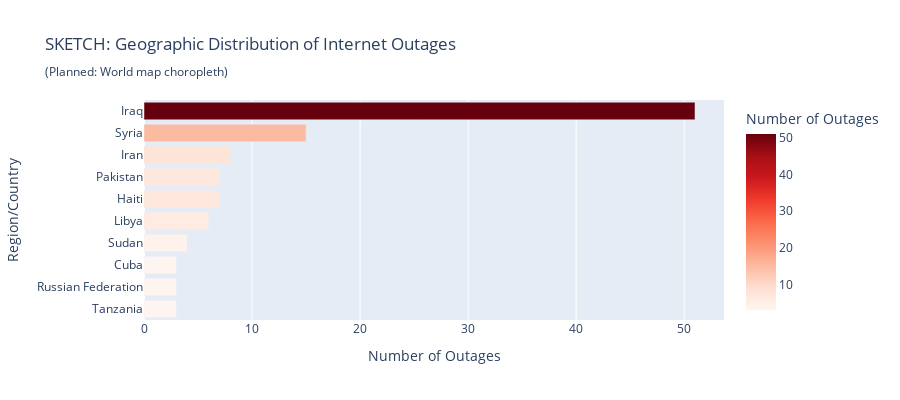

Notebook source saved alongside this figure:
### Code cell
# Step 3: Visualization Sketch Description
print("\n3. VISUALIZATION SKETCH PLAN:")
print("   PLANNED VISUALIZATION: World Choropleth Map")
print("   " + "-" * 50)
print("   Chart Type: Geographic choropleth map")
print("   Data Source: location_outages table (region + outage_count)")
print("   Visual Encoding:")
print("     - Geographic regions: Countries/territories")
print("     - Color intensity: Number of outages (darker = more outages)")
print("     - Color scale: Light yellow → Dark red")
print("   Interactive Features:")
print("     - Hover: Show country name + exact outage count")
print("     - Zoom: Allow map navigation")
print("   Alternative: Horizontal bar chart if map coordinates unavailable")

# Simple bar chart sketch for milestone demonstration
print("\n   Creating simple visualization sketch...")
top_10_regions = location_outages.head(10)

# Basic sketch visualization for milestone
sketch_viz = px.bar(top_10_regions,
                   x='outage_count',
                   y='annotations_locations_details_name',
                   orientation='h',
                   title='SKETCH: Geographic Distribution of Internet Outages<br><sub>(Planned: World map choropleth)</sub>',
                   labels={'outage_count': 'Number of Outages',
                          'annotations_locations_details_name': 'Region/Country'},
                   color='outage_count',
                   color_continuous_scale='Reds')

sketch_viz.update_layout(height=400, yaxis={'categoryorder':'total ascending'})
sketch_viz.show()

### Figure 1 — Plotly figure (JSON) as saved in the notebook; plotly's stock layout.template omitted (floating-point values rounded to 4 significant figures)
{"data": [{"hovertemplate": "Number of Outages=%{marker.color}<br>Region/Country=%{y}<extra></extra>", "legendgroup": "", "marker": {"color": [51, 15, 8, 7, 7, 6, 4, 3, 3, 3], "coloraxis": "coloraxis", "pattern": {"shape": ""}}, "name": "", "orientation": "h", "showlegend": false, "textposition": "auto", "type": "bar", "x": [51, 15, 8, 7, 7, 6, 4, 3, 3, 3], "xaxis": "x", "y": ["Iraq", "Syria", "Iran", "Haiti", "Pakistan", "Libya", "Sudan", "Tanzania", "Russian Federation", "Cuba"], "yaxis": "y"}], "layout": {"barmode": "relative", "coloraxis": {"colorbar": {"title": {"text": "Number of Outages"}}, "colorscale": [[0, "rgb(255,245,240)"], [0.125, "rgb(254,224,210)"], [0.25, "rgb(252,187,161)"], [0.375, "rgb(252,146,114)"], [0.5, "rgb(251,106,74)"], [0.625, "rgb(239,59,44)"], [0.75, "rgb(203,24,29)"], [0.875, "rgb(165,15,21)"], [1, "rgb(103,0,13)"]]}, "height": 400, "legend": {"tracegroupgap": 0}, "title": {"text": "SKETCH: Geographic Distribution of Internet Outages<br><sub>(Planned: World map choropleth)</sub>"}, "xaxis": {"anchor": "y", "domain": [0, 1], "title": {"text": "Number of Outages"}}, "yaxis": {"anchor": "x", "categoryorder": "total ascending", "domain": [0, 1], "title": {"text": "Region/Country"}}}}
